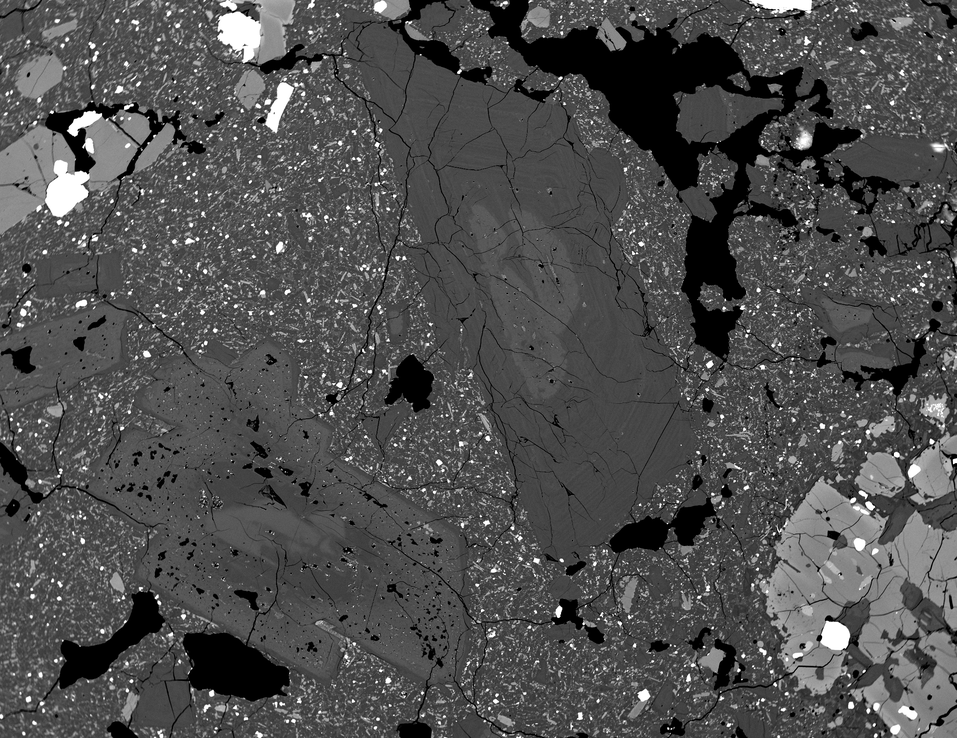
#> input picture ImageProcessing/data/1947-1_plg6.png, 957 x 738 px, shrunk from 2368 x 1826 before the run, found by its file name
$ python watershed.py   (older library calls are emulated)
#> lines starting #> are read from the running program, lines starting #| are printed output that depends on the picture
import numpy as np
from skimage import io
import cv2
from matplotlib import pyplot as plt


img_name = '/home/long/PycharmProjects/EOS/ImageProcessing/data/1947-1_plg6.png'
# [30 lines of commented-out code are left out]


import scipy
from scipy import ndimage
import matplotlib.pyplot as plt

blur_radius = 1.0
threshold = 50


img = scipy.misc.imread(img_name) # gray-scale image
#> img is the input picture: shape (738, 957); min 0, max 255, mean 78.7
print(img.shape)
#| (738, 957)

# smooth the image (to remove small objects)
imgf = ndimage.gaussian_filter(img, blur_radius)
threshold = 100

# find connected components
labeled, nr_objects = ndimage.label(imgf > threshold)
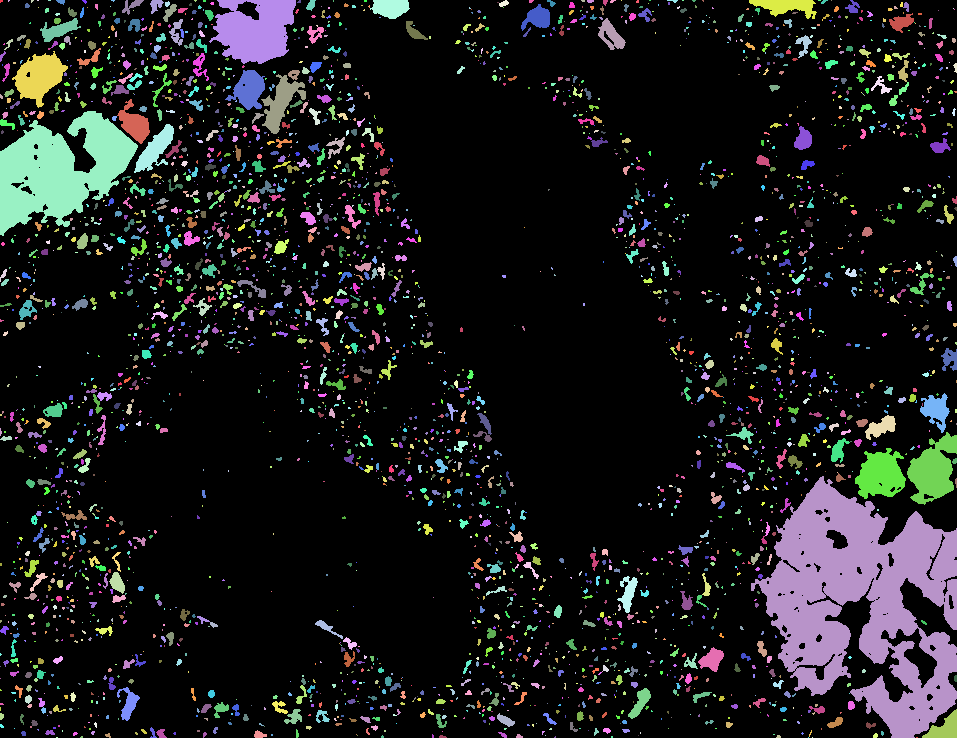
#> labeled: shape (738, 957) int32; 3353 distinct labels, from 0 to 3352; one colour per label, 0 black
#> nr_objects = 3352
print ("Number of objects is %d " % nr_objects)
#| Number of objects is 3352

plt.imsave('/tmp/out.png', labeled)
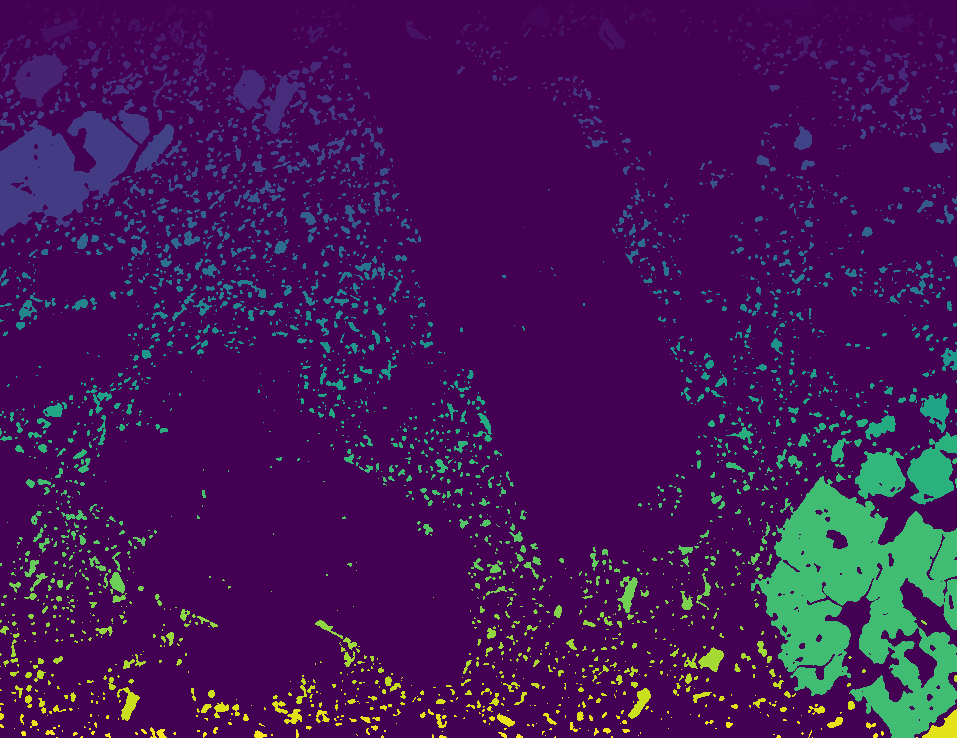
#> saved as out.png: shape (738, 957, 3); mean R, G, B 69, 21, 88.2
plt.imshow(labeled, "gray")

plt.show()
